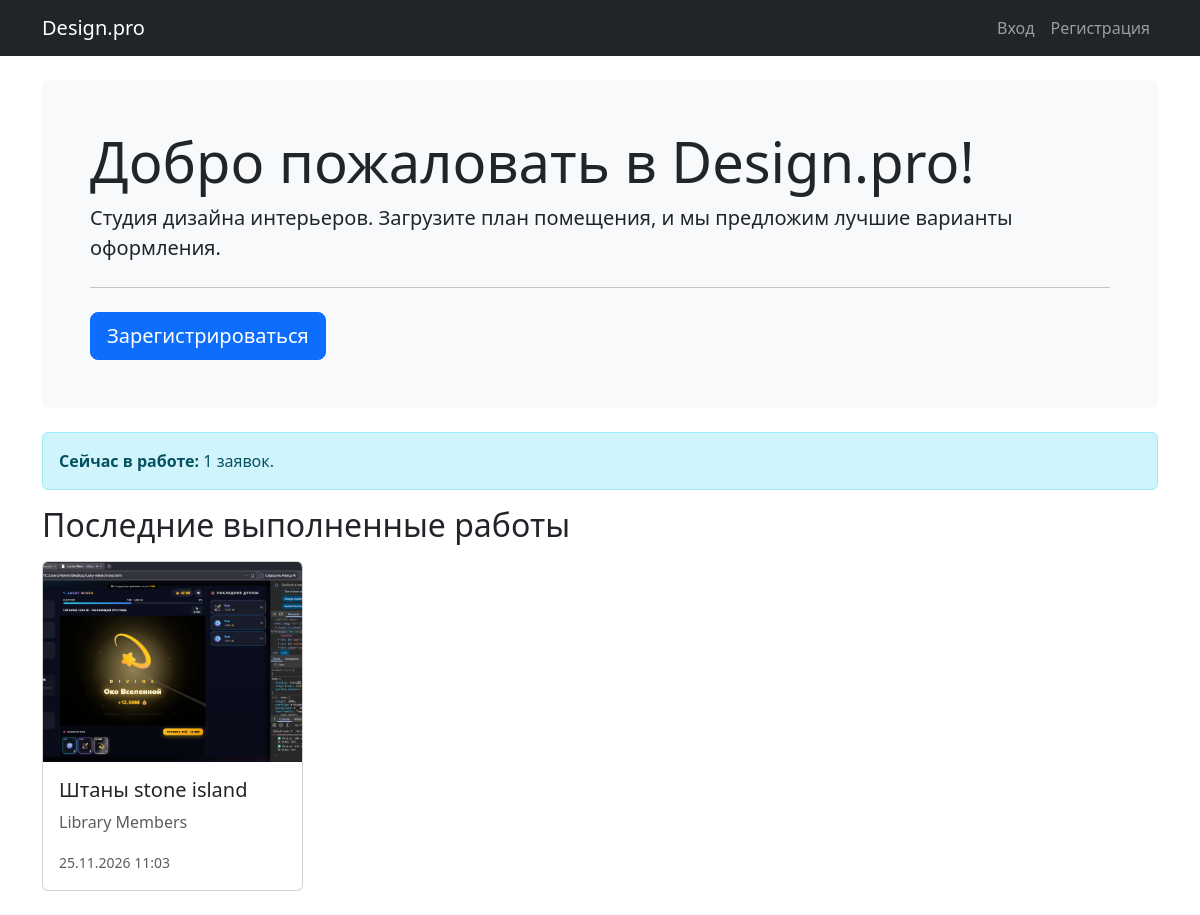
Before: / with the older database file.
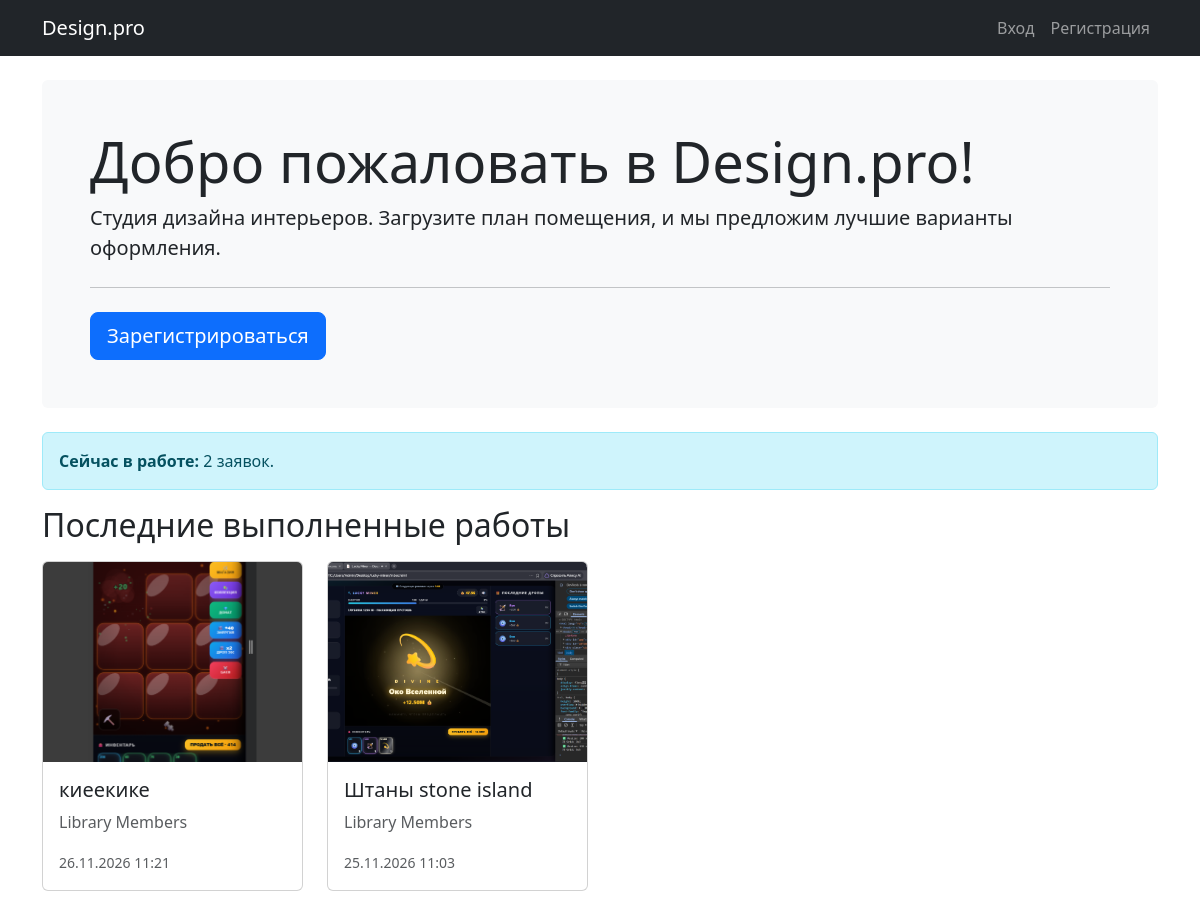
After: the same page with the newer database file.
### portal/models.py (models this page shows, shortened)
class Request(models.Model):
    STATUS_CHOICES = [
        ('new', 'Новая'),
        ('in_progress', 'Принято в работу'),
        ('done', 'Выполнено'),
    ]
    user = models.ForeignKey(User, on_delete=models.CASCADE, verbose_name='Пользователь')
    title = models.CharField(max_length=200, verbose_name='Название')
    description = models.TextField(verbose_name='Описание')
    category = models.ForeignKey(Category, on_delete=models.CASCADE, verbose_name='Категория')
    photo = models.ImageField(upload_to='photos/', verbose_name='Фото помещения')
    design_image = models.ImageField(
        upload_to='designs/',
        blank=True, null=True,
        verbose_name='Изображение дизайна'
    )
    comment = models.TextField(blank=True, verbose_name='Комментарий')
    status = models.CharField(
        max_length=20,
        choices=STATUS_CHOICES,
        default='new',
        verbose_name='Статус'
    )
    created_at = models.DateTimeField(auto_now_add=True, verbose_name='Дата создания')

class Category(models.Model):
    name = models.CharField(max_length=100, verbose_name='Название категории')

### portal/views.py (the view)
# urls.py: path('', views.home, name='home'),
def home(request):
    done_requests = Request.objects.filter(status='done').order_by('-created_at')[:4]
    in_progress_count = Request.objects.filter(status='in_progress').count()
    context = {'done_requests': done_requests, 'in_progress_count': in_progress_count}
    return render(request, 'portal/home.html', context)

### templates/portal/home.html
{% extends 'base.html' %}
{% block content %}
<div class="jumbotron bg-light p-5 rounded mb-4">
    <h1 class="display-4">Добро пожаловать в Design.pro!</h1>
    <p class="lead">Студия дизайна интерьеров. Загрузите план помещения, и мы предложим лучшие варианты оформления.</p>
    <hr class="my-4">
    {% if not user.is_authenticated %}
        <a class="btn btn-primary btn-lg" href="{% url 'register' %}" role="button">Зарегистрироваться</a>
    {% endif %}
</div>
<div class="alert alert-info">
    <strong>Сейчас в работе:</strong> {{ in_progress_count }} заявок.
</div>
<h2 class="mb-3">Последние выполненные работы</h2>
<div class="row">
    {% for req in done_requests %}
    <div class="col-md-3 mb-4">
        <div class="card h-100">
            {% if req.photo %}
                <img src="{{ req.photo.url }}" class="card-img-top" alt="{{ req.title }}" style="height: 200px; object-fit: cover;">
            {% else %}
                <div class="card-img-top bg-secondary d-flex align-items-center justify-content-center" style="height: 200px; color: white;">Нет фото</div>
            {% endif %}
            <div class="card-body">
                <h5 class="card-title">{{ req.title }}</h5>
                <p class="card-text text-muted">{{ req.category.name }}</p>
                <p class="card-text"><small class="text-muted">{{ req.created_at|date:"d.m.Y H:i" }}</small></p>
            </div>
        </div>
    </div>
    {% empty %}
    <div class="col-12">
        <p class="text-muted">Пока нет выполненных заявок.</p>
    </div>
    {% endfor %}
</div>
{% endblock %}

### templates/base.html (shortened to what this page needs)
<!DOCTYPE html>
<html lang="ru">
<head>
    <link href="https://cdn.jsdelivr.net/npm/bootstrap@5.3.0/dist/css/bootstrap.min.css" rel="stylesheet">
</head>
<body>
<nav class="navbar navbar-expand-lg navbar-dark bg-dark mb-4">
    <div class="container">
        <a class="navbar-brand" href="{% url 'home' %}">Design.pro</a>
        <div class="navbar-nav ms-auto">
            {% if user.is_authenticated %}
                <a class="nav-link" href="{% url 'cabinet' %}">Личный кабинет</a>
                {% if user.is_staff %}
                    <a class="nav-link" href="{% url 'admin_dashboard' %}">Панель администратора</a>
                {% endif %}
                <a class="nav-link" href="{% url 'logout' %}">Выход</a>
            {% else %}
                <a class="nav-link" href="{% url 'login' %}">Вход</a>
                <a class="nav-link" href="{% url 'register' %}">Регистрация</a>
            {% endif %}
        </div>
    </div>
</nav>
<div class="container">
    {% block content %}
    {% endblock %}
</div>
</body>
</html>

Changed rows visible on the page:
added Request: photo (picture), title "киеекике", category.name "Library Members", created_at "26.11.2026 11:21"
Other visible differences:
{{ in_progress_count }}: "1" → "2"
